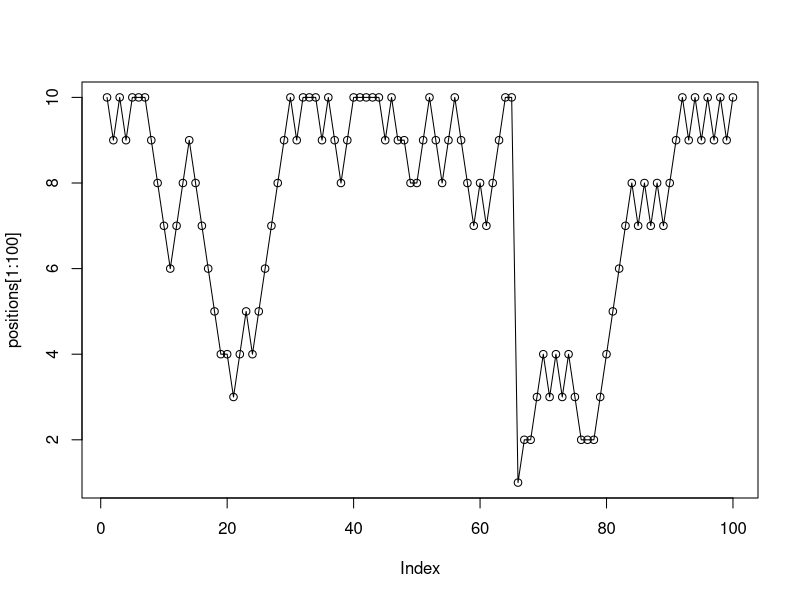
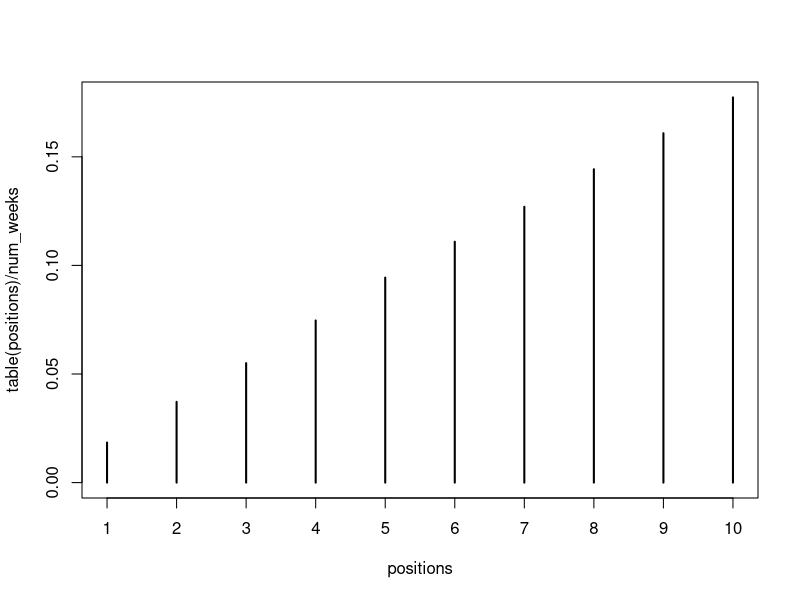

Generate these figures, in order, with R:
## ---- chunk 1
  if (exists("lsg") == FALSE){ #Nur falls von RStudio aufgerufen
    lsg <- TRUE   #Wenn man die lsg ausgeben will dann lsg <- TRUE sonst 
  }
  if (exists("baseDir") == FALSE){ #Nur falls von RStudio aufgerufen
    baseDir = getwd()
  }
  ig <- function(name, scale = 1) {
     return (paste0("\\includegraphics[ scale =", scale,"]{", baseDir,"/", name, "}"))
  }
## ---- chunk 2
num_weeks <- 1e5
positions <- rep(0,num_weeks)
current <- 10
for ( i in 1:num_weeks ) {
  ## record current position
    positions[i] <- current
  ## flip coin to generate proposal
    proposal <- current + sample( c(-1,1) , size=1 )
  ## now make sure he loops around the archipelago
    if ( proposal < 1 ) proposal <- 10
    if ( proposal > 10 ) proposal <- 1
  ## move?
    prob_move <- proposal/current
    current <- ifelse( runif(1) < prob_move , proposal , current )
}
plot(positions[1:100])
lines(positions[1:100])
plot(table(positions)/num_weeks)
